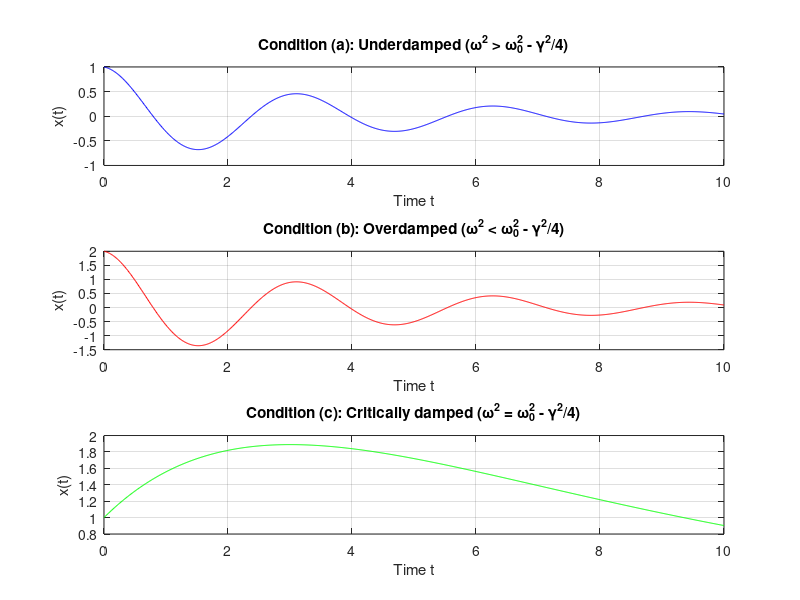

MATLAB code to generate this figure: (Note: this script raises an error after producing the figure.)
% MATLAB script to plot solutions of the damped oscillator

% Define time vector
t = linspace(0, 10, 1000);

% Parameters
A = 1;              % Amplitude
gamma = 0.5;        % Damping coefficient
omega_0 = 2;        % Natural frequency
alpha = 0;          % Phase angle

% Condition (a): Underdamped (oscillatory decay)
% ω^2 > ω0^2 - γ^2/4
omega_d = sqrt(omega_0^2 - (gamma^2)/4); % Damped frequency
x_a = A * exp(-gamma * t / 2) .* cos(omega_d * t + alpha);

% Condition (b): Overdamped (two exponential decays)
% ω^2 < ω0^2 - γ^2/4
r1 = -gamma/2 + sqrt((gamma/2)^2 - omega_0^2);
r2 = -gamma/2 - sqrt((gamma/2)^2 - omega_0^2);
x_b = A * exp(r1 * t) + A * exp(r2 * t);

% Condition (c): Critically damped
% ω^2 = ω0^2 - γ^2/4
x_c = (A + A * t) .* exp(-gamma * t / 2);

% Plotting
figure;

subplot(3,1,1);
plot(t, x_a, 'b');
title('Condition (a): Underdamped (\omega^2 > \omega_0^2 - \gamma^2/4)');
xlabel('Time t');
ylabel('x(t)');
grid on;

subplot(3,1,2);
plot(t, x_b, 'r');
title('Condition (b): Overdamped (\omega^2 < \omega_0^2 - \gamma^2/4)');
xlabel('Time t');
ylabel('x(t)');
grid on;

subplot(3,1,3);
plot(t, x_c, 'g');
title('Condition (c): Critically damped (\omega^2 = \omega_0^2 - \gamma^2/4)');
xlabel('Time t');
ylabel('x(t)');
grid on;

sgtitle('Damped Oscillator Solutions under Different Conditions');
